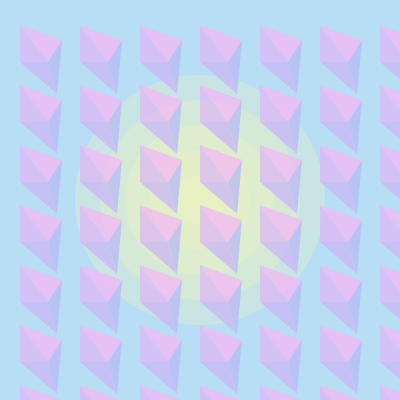
Frame 1 (no input)
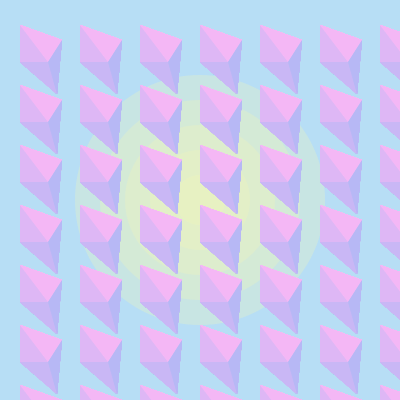
Frame 60 (the mouse pressed at the canvas centre just before this capture)
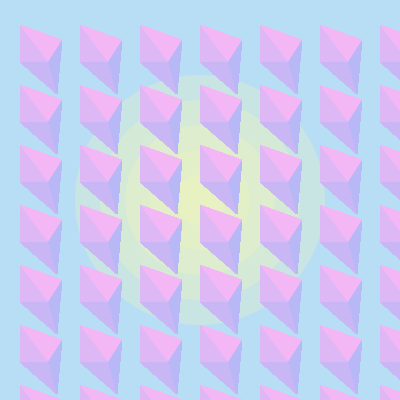
Frame 120 (the mouse held since frame 60 and released just before this capture)

The Processing sketch that drew these frames (run headless with seeded random() and noise(); from frame 60 on, the mouse is pressed at the canvas centre):

// Processing sketch: processing_17335
// ── processing_17335.pde

float xpos=0;
float ypos=0;

float circleRadius = 0;

float opacity = 75; 

void setup(){
  size(400,400);
  background(183, 222, 245);
  smooth();
 
 for(int k = 50; k < 300; k = k+50){
    
    circleRadius = k;
    
    fill(241, 245, 183, opacity);
    noStroke();
    ellipse(200, 200, circleRadius, circleRadius);
  } 
  
   
  
  
}



void draw(){
  
  opacity = random(75,255);

  for( int j = 0; j < 400; j = j+60){
      
      ypos = j;
      
    for(int i = 0; i < 400; i = i+60){
      xpos = i;  
      noStroke();
      fill(222,183,245, opacity);
      triangle(xpos+20, ypos+25, xpos+20, ypos+62, xpos+48, ypos+62);
      
      noStroke();
      fill(244, 183, 245, opacity);
      triangle(xpos+20, ypos+25, xpos+62, ypos+40, xpos+48, ypos+62);
      
      noStroke();
      fill(201, 183, 245, opacity);
      triangle(xpos+20, ypos+62, xpos+48, ypos+62, xpos+57, ypos+94);
      
      noStroke();
      fill(183, 184, 245, opacity);
      triangle(xpos+48, ypos+62, xpos+62, ypos+40, xpos+57, ypos+94);
    }
  }
 
}
